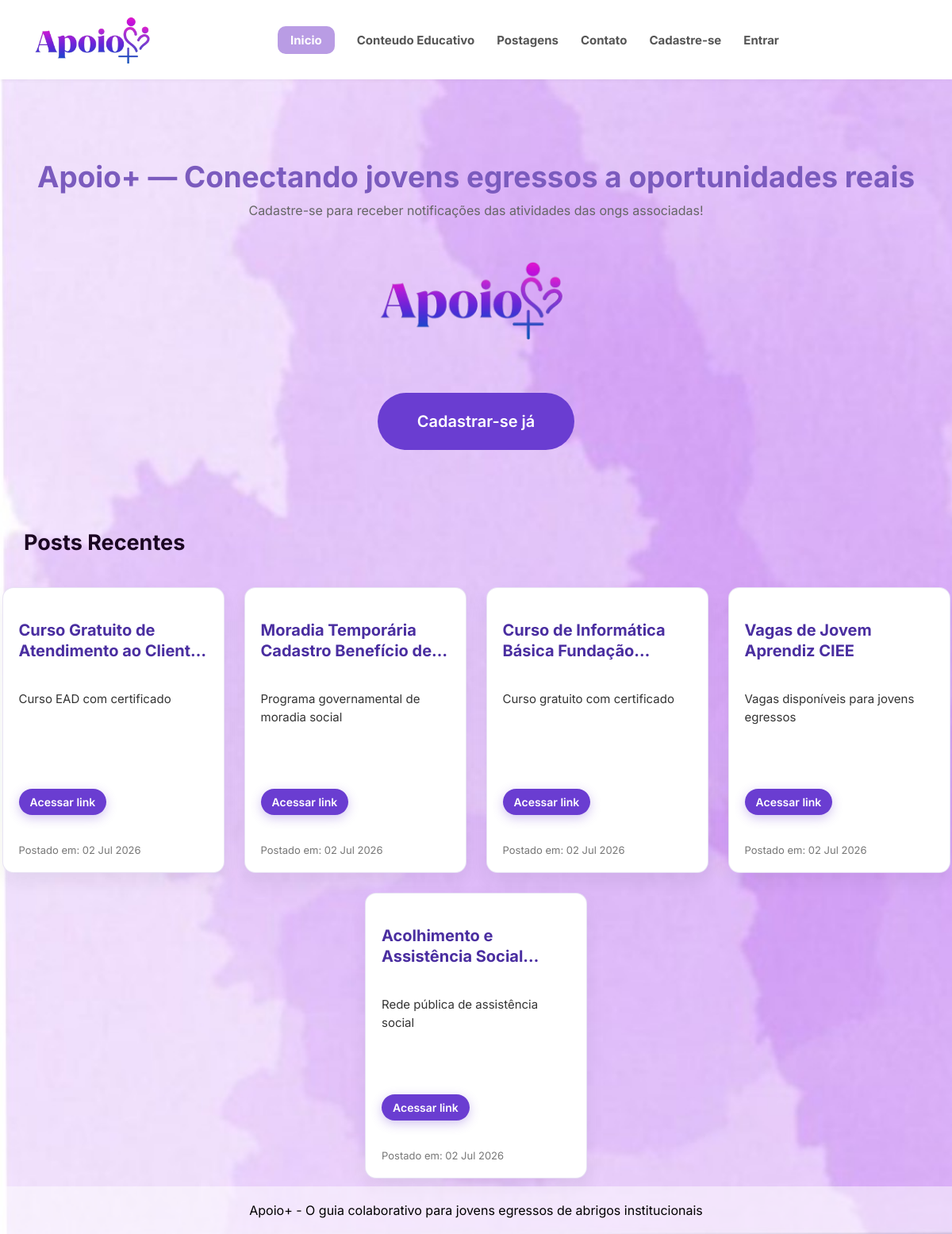
Page /frontend/telas/inicio.php on the earlier database version.
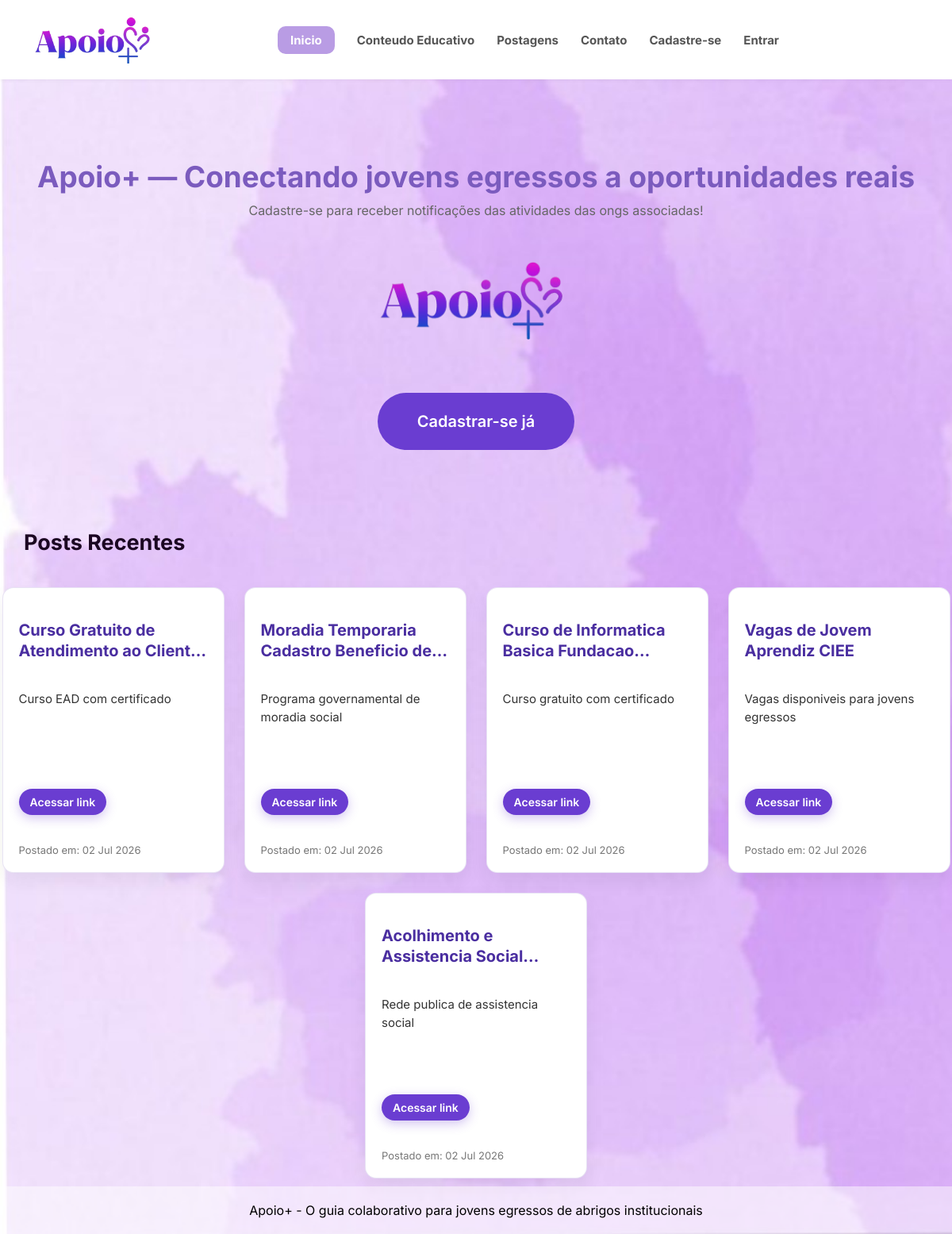
Same page on the later database version.
### tables this page shows
CREATE TABLE `postagens` (
  `id` int(11) NOT NULL AUTO_INCREMENT,
  `ong_id` int(11) NOT NULL,
  `titulo` varchar(200) NOT NULL,
  `descricao` varchar(60) NOT NULL,
  `link` varchar(255),
  `categoria` varchar(120) NOT NULL DEFAULT '',
  `data_postagem` timestamp NOT NULL DEFAULT current_timestamp(),
  PRIMARY KEY (`id`),
  KEY `ong_id` (`ong_id`),
  CONSTRAINT `postagens_ibfk_1` FOREIGN KEY (`ong_id`) REFERENCES `ongs` (`id`) ON DELETE CASCADE ON UPDATE CASCADE
);

### frontend/telas/inicio.php (the view, shortened to what this page needs)
<?php
require_once('../../backend/funcionalidades/config.php');
?>
<!DOCTYPE html>
<html lang="pt-br">
<head>
    <link rel="stylesheet" href="../estilos/estilos.css?v=7">
    <link rel="stylesheet" href="../estilos/postagens.css?v=10">
</head>
<body>
    <header>
        <picture id="logo-img">
            <img src="../imagens/apoiomais.png" alt="Logo" class="logo-header">
        </picture>
        <nav id="options-header">
            <ul>
                <li><a href="inicio.php" class="active">Inicio</a></li>
                <li><a href="conteudo_educativo.php">Conteudo Educativo</a></li>
                <li><a href="postagens.php">Postagens</a></li>
                <li><a href="contato.php">Contato</a></li>
                <?php
                    if (!isset($_SESSION['usuario']) && (!isset($_SESSION['ong']))) {
                        echo '<li><a href="cadastro.php">Cadastre-se</a></li>';
                        echo '<li><a href="login.php">Entrar</a></li>';
                    } else {
                        if (isset($_SESSION['ong']) && (!isset($_SESSION['usuario']))) {
                            echo '<li><a href="post_ongs.php">Criar Post</a></li>';
                        }
                        echo '<li><a href="logout.php" class="logout">LogOut</a></li>';
                    }
                ?>
            </ul>
        </nav>
    </header>
    <main>
        <?php
        if (!isset($_SESSION['usuario']) && (!isset($_SESSION['ong']))) {
            echo '<section id="hero">';
            echo '<h1>Apoio+ &mdash; Conectando jovens egressos a oportunidades reais</h1>';
            echo '<p>Cadastre-se para receber notifica&ccedil;&otilde;es das atividades das ongs associadas!</p>';
            echo '<img src="../imagens/apoiomais.png" alt="logo" class="foto_comeco">';
            echo '<a href="login/cadastro_egressos.php" class="btn-primary">Cadastrar-se j&aacute;</a>';
            echo '</section>';
        }
        ?>
        <section id="oportunidades">
            <h2>Posts Recentes</h2>
            <?php
                $consulta = $mysqli->prepare("SELECT * FROM postagens ORDER BY data_postagem DESC LIMIT 5");
                $consulta->execute();
                $resultado = $consulta->get_result();
                if ($resultado->num_rows == 0) {
                    echo '<div class="card">';
                    echo '<h3>Buscando Postagens recentes</h3>';
                    echo '<p>Nenhuma postagem encontrada!</p>';
                    echo '</div>';
                } else {
                    $meses = [
                        1 => 'Jan',
                        2 => 'Fev',
                        3 => 'Mar',
                        4 => 'Abr',
                        5 => 'Mai',
                        6 => 'Jun',
                        7 => 'Jul',
                        8 => 'Ago',
                        9 => 'Set',
                        10 => 'Out',
                        11 => 'Nov',
                        12 => 'Dez'
                    ];
                    echo "<div class='card-post'>";
                    while ($dados = $resultado->fetch_assoc()) {
                        $timestampPostagem = strtotime($dados['data_postagem']);
                        $dataPostagem = date("d", $timestampPostagem) . " " . $meses[(int) date("n", $timestampPostagem)] . " " . date("Y", $timestampPostagem);
                        echo "<div class='post'>";
                        echo "<h2>" . htmlspecialchars($dados['titulo']) . "</h2>";
                        echo "<p class='descricao'>" . nl2br(htmlspecialchars($dados['descricao'])) . "</p>";
                        echo "<p><a href='" . htmlspecialchars($dados['link']) . "' target='_blank' class='ver-mais'>Acessar link</a></p>";
                        echo "<p class='data'>Postado em: " . $dataPostagem . "</p>";
                        echo "</div>";
                    }
                    echo "</div>";
                }
            ?>
        </section>
    </main>
    <footer>
        <p>Apoio+ - O guia colaborativo para jovens egressos de abrigos institucionais</p>
    </footer>
</body>
</html>

### frontend/estilos/estilos.css (style rules this page uses)
* { font-family: 'Inter', sans-serif; margin: 0; padding: 0; box-sizing: border-box; }
body { margin: 0; background: white; background-image: url('../imagens/dessaveztacerto.jpg'); background-size: cover; color: #333; }
header { position: fixed; top: 0; left: 0; right: 0; z-index: 1000; max-width: 100%; padding: 20px 30px; background: rgb(255, 255, 255); display: flex; align-items: center; box-shadow: 0 1px 5px rgba(0,0,0,0.05); }
main { padding-top: 120px; min-height: calc(100vh - 240px); }
a { text-decoration: none; }
#logo-img { display: flex; width: 20%; justify-content: center; align-items: center; }
#logo-img .logo-header { display: block; object-fit: contain; }
#options-header { width: 80%; display: flex; justify-content: center; }
#options-header ul { list-style: none; display: flex; gap: 28px; margin: 0; padding: 0; }
#options-header ul li a { text-decoration: none; color: #555; font-size: 15px; font-weight: bold; transition: .2s; }
#options-header .active { color: white; background: #B99CE4; padding: 8px 16px; border-radius: 10px; }
#hero { text-align: center; padding: 80px 20px; }
#hero h1 { font-size: 2.3rem; color: #7B5BBE; font-weight: 700; }
#hero p { margin-top: 10px; color: #666; }
.btn-primary { display: inline-block; margin-top: 20px; padding: 24px 50px; background: #6a3dd1; color: white; border-radius: 67px; text-decoration: none; font-weight: 600; font-size: 20px; transition: .2s; }
.foto_comeco { display: block; margin-left: auto; margin-right: auto; max-width: 300px; }
main h2 { margin-left: 30px; margin-top: 20px; margin-bottom: 25px ; color: #1b0622; font-size: 27px; border: 10px; align-self: normal; }
footer { text-align: center; padding: 20px; margin-top: 50px; background: rgba(255, 255, 255, 0.5); }
footer p { color: black; }
#logo-img { display: flex !important; align-items: center !important; justify-content: center !important; height: 60px !important; width: 180px !important; overflow: hidden !important; }
#logo-img .logo-header { display: block !important; height: 140% !important; width: auto !important; transform: scale(1.5) !important; object-fit: contain !important; }
body { display: flex !important; flex-direction: column !important; min-height: 100vh !important; margin: 0 !important; }
main, .main-container { flex: 1 !important; }
footer { margin-top: auto !important; }

### frontend/estilos/postagens.css (style rules this page uses)
.card-post { display: flex; flex-wrap: wrap; justify-content: center; align-items: stretch; gap: 25px; width: 100%; margin-top: 30px; padding: 10px 0; }
.post { width: 280px; min-height: 360px; background: #ffffff; border-radius: 14px; padding: 20px; border: 1px solid rgba(140, 118, 197, 0.2); box-shadow: 0 10px 25px rgba(0,0,0,0.06); display: flex; flex-direction: column; gap: 12px; transition: transform .2s ease, box-shadow .2s ease; }
.post h2 { font-size: 20px; line-height: 1.3; color: #4a2ea0; font-weight: 700; margin-left: 0px; min-height: 52px; display: -webkit-box; -webkit-line-clamp: 2; -webkit-box-orient: vertical; overflow: hidden; }
.post .descricao { font-size: 15px; color: #333; line-height: 1.5; min-height: 112px; max-height: 112px; overflow: hidden; text-overflow: ellipsis; }
.post p { margin: 0; }
.post .data { font-size: 13px; color: #777; margin-top: auto; }
.post .ver-mais { display: inline-block; width: max-content; margin-top: 0; padding: 8px 14px; background: #6a3dd1 ; color: #fff; text-decoration: none; border-radius: 20px; font-size: 14px; font-weight: 600; transition: .2s ease; box-shadow: 0 4px 14px rgba(106, 61, 209, 0.3); }

Differences in the rows shown:
changed postagens "Programa governamental de moradia social": titulo "Moradia Temporária Cadastro Benefício…" → "Moradia Temporaria Cadastro Beneficio…"
changed postagens "Curso gratuito com certificado": titulo "Curso de Informática Básica…" → "Curso de Informatica Basica…"
changed postagens "Vagas de Jovem Aprendiz CIEE": descricao "Vagas disponíveis para jovens egressos" → "Vagas disponiveis para jovens egressos"
changed postagens: titulo "Acolhimento e Assistência…" → "Acolhimento e Assistencia…"; descricao "Rede pública de assistência social" → "Rede publica de assistencia social"
